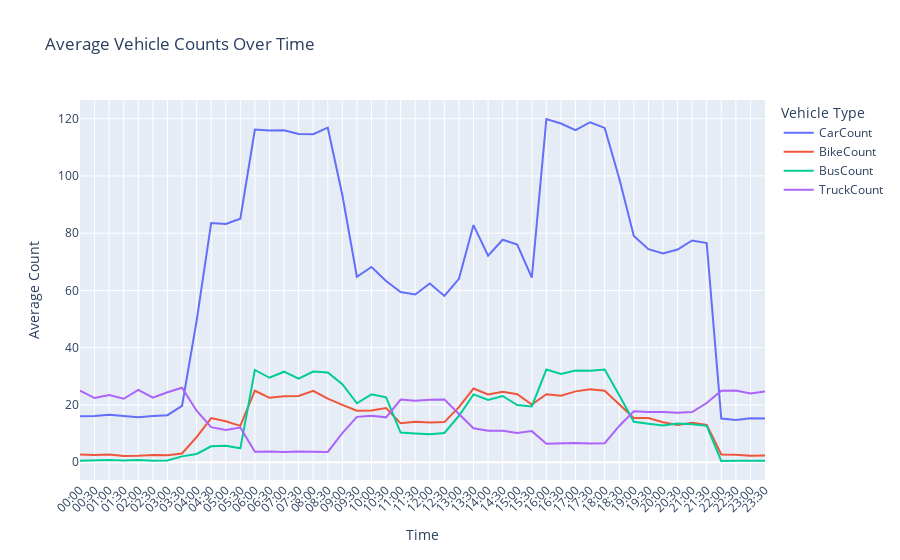

The cell this chart's notebook holds for it:
### Markdown cell above
* This chart does not match the interactive chart on the assigmnet question. I will need to convert time and use the `cut` method to pool values into 15 min increments as per the visualization requested on the chart. 
I will reattempt the question in the cell below.

### Code cell
import plotly.express as px 

fig = px.line(avg_counts, x="Time Bucket", y=["CarCount", "BikeCount", "BusCount", "TruckCount"], 
              labels={"value": "Average Count", "variable": "Vehicle Type", "Time Bucket": "Time"},
              title="Average Vehicle Counts Over Time")

fig.update_layout(xaxis_tickangle=-45)  # Rotate x-axis labels for better readability

### Figure 1 — Plotly figure (JSON) as saved in the notebook; plotly's stock layout.template omitted (floating-point values rounded to 4 significant figures)
{"data": [{"hovertemplate": "Vehicle Type=CarCount<br>Time=%{x}<br>Average Count=%{y}<extra></extra>", "legendgroup": "CarCount", "line": {"color": "#636efa", "dash": "solid"}, "marker": {"symbol": "circle"}, "mode": "lines", "name": "CarCount", "orientation": "v", "showlegend": true, "type": "scatter", "x": ["00:00", "00:30", "01:00", "01:30", "02:00", "02:30", "03:00", "03:30", "04:00", "04:30", "05:00", "05:30", "06:00", "06:30", "07:00", "07:30", "08:00", "08:30", "09:00", "09:30", "10:00", "10:30", "11:00", "11:30", "12:00", "12:30", "13:00", "13:30", "14:00", "14:30", "15:00", "15:30", "16:00", "16:30", "17:00", "17:30", "18:00", "18:30", "19:00", "19:30", "20:00", "20:30", "21:00", "21:30", "22:00", "22:30", "23:00", "23:30"], "xaxis": "x", "y": [16.05, 16.16, 16.58, 16.21, 15.65, 16.15, 16.42, 19.63, 49.31, 83.53, 83.23, 85.05, 116.2, 115.9, 116.0, 114.7, 114.6, 116.9, 93.34, 64.77, 68.21, 63.27, 59.45, 58.6, 62.42, 58.06, 64.06, 82.82, 72.1, 77.71, 75.98, 64.44, 119.9, 118.3, 116.0, 118.8, 116.8, 99.13, 79.05, 74.4, 72.9, 74.29, 77.44, 76.56, 15.23, 14.73, 15.32, 15.29], "yaxis": "y"}, {"hovertemplate": "Vehicle Type=BikeCount<br>Time=%{x}<br>Average Count=%{y}<extra></extra>", "legendgroup": "BikeCount", "line": {"color": "#EF553B", "dash": "solid"}, "marker": {"symbol": "circle"}, "mode": "lines", "name": "BikeCount", "orientation": "v", "showlegend": true, "type": "scatter", "x": ["00:00", "00:30", "01:00", "01:30", "02:00", "02:30", "03:00", "03:30", "04:00", "04:30", "05:00", "05:30", "06:00", "06:30", "07:00", "07:30", "08:00", "08:30", "09:00", "09:30", "10:00", "10:30", "11:00", "11:30", "12:00", "12:30", "13:00", "13:30", "14:00", "14:30", "15:00", "15:30", "16:00", "16:30", "17:00", "17:30", "18:00", "18:30", "19:00", "19:30", "20:00", "20:30", "21:00", "21:30", "22:00", "22:30", "23:00", "23:30"], "xaxis": "x", "y": [2.71, 2.484, 2.71, 2.194, 2.274, 2.516, 2.452, 3.016, 8.758, 15.4, 14.26, 12.68, 24.95, 22.47, 23.03, 23.15, 24.92, 22.16, 20.02, 17.97, 18.05, 18.9, 13.56, 14.08, 13.85, 14.0, 19.23, 25.71, 23.68, 24.6, 23.71, 20.1, 23.73, 23.19, 24.73, 25.45, 24.92, 20.06, 15.47, 15.42, 13.92, 13.02, 13.76, 13.02, 2.677, 2.581, 2.21, 2.306], "yaxis": "y"}, {"hovertemplate": "Vehicle Type=BusCount<br>Time=%{x}<br>Average Count=%{y}<extra></extra>", "legendgroup": "BusCount", "line": {"color": "#00cc96", "dash": "solid"}, "marker": {"symbol": "circle"}, "mode": "lines", "name": "BusCount", "orientation": "v", "showlegend": true, "type": "scatter", "x": ["00:00", "00:30", "01:00", "01:30", "02:00", "02:30", "03:00", "03:30", "04:00", "04:30", "05:00", "05:30", "06:00", "06:30", "07:00", "07:30", "08:00", "08:30", "09:00", "09:30", "10:00", "10:30", "11:00", "11:30", "12:00", "12:30", "13:00", "13:30", "14:00", "14:30", "15:00", "15:30", "16:00", "16:30", "17:00", "17:30", "18:00", "18:30", "19:00", "19:30", "20:00", "20:30", "21:00", "21:30", "22:00", "22:30", "23:00", "23:30"], "xaxis": "x", "y": [0.4839, 0.5323, 0.7903, 0.5645, 0.7419, 0.4516, 0.5806, 2.016, 2.871, 5.548, 5.742, 4.823, 32.21, 29.48, 31.6, 29.15, 31.66, 31.31, 27.26, 20.58, 23.69, 22.65, 10.35, 10.02, 9.742, 10.19, 16.13, 23.68, 21.76, 23.11, 19.94, 19.47, 32.34, 30.81, 31.98, 31.97, 32.35, 23.4, 14.11, 13.42, 12.77, 13.47, 13.24, 12.68, 0.4355, 0.4516, 0.4032, 0.4677], "yaxis": "y"}, {"hovertemplate": "Vehicle Type=TruckCount<br>Time=%{x}<br>Average Count=%{y}<extra></extra>", "legendgroup": "TruckCount", "line": {"color": "#ab63fa", "dash": "solid"}, "marker": {"symbol": "circle"}, "mode": "lines", "name": "TruckCount", "orientation": "v", "showlegend": true, "type": "scatter", "x": ["00:00", "00:30", "01:00", "01:30", "02:00", "02:30", "03:00", "03:30", "04:00", "04:30", "05:00", "05:30", "06:00", "06:30", "07:00", "07:30", "08:00", "08:30", "09:00", "09:30", "10:00", "10:30", "11:00", "11:30", "12:00", "12:30", "13:00", "13:30", "14:00", "14:30", "15:00", "15:30", "16:00", "16:30", "17:00", "17:30", "18:00", "18:30", "19:00", "19:30", "20:00", "20:30", "21:00", "21:30", "22:00", "22:30", "23:00", "23:30"], "xaxis": "x", "y": [25.02, 22.4, 23.44, 22.15, 25.23, 22.55, 24.42, 26.0, 17.98, 12.24, 11.27, 12.11, 3.597, 3.71, 3.516, 3.726, 3.661, 3.565, 10.16, 15.82, 16.19, 15.66, 21.89, 21.47, 21.84, 21.92, 16.84, 11.84, 10.94, 11.0, 10.18, 10.84, 6.403, 6.629, 6.71, 6.484, 6.613, 12.65, 17.76, 17.52, 17.53, 17.26, 17.5, 20.65, 24.98, 25.06, 24.0, 24.69], "yaxis": "y"}], "layout": {"legend": {"title": {"text": "Vehicle Type"}, "tracegroupgap": 0}, "title": {"text": "Average Vehicle Counts Over Time"}, "xaxis": {"anchor": "y", "domain": [0, 1], "tickangle": -45, "title": {"text": "Time"}}, "yaxis": {"anchor": "x", "domain": [0, 1], "title": {"text": "Average Count"}}}}
